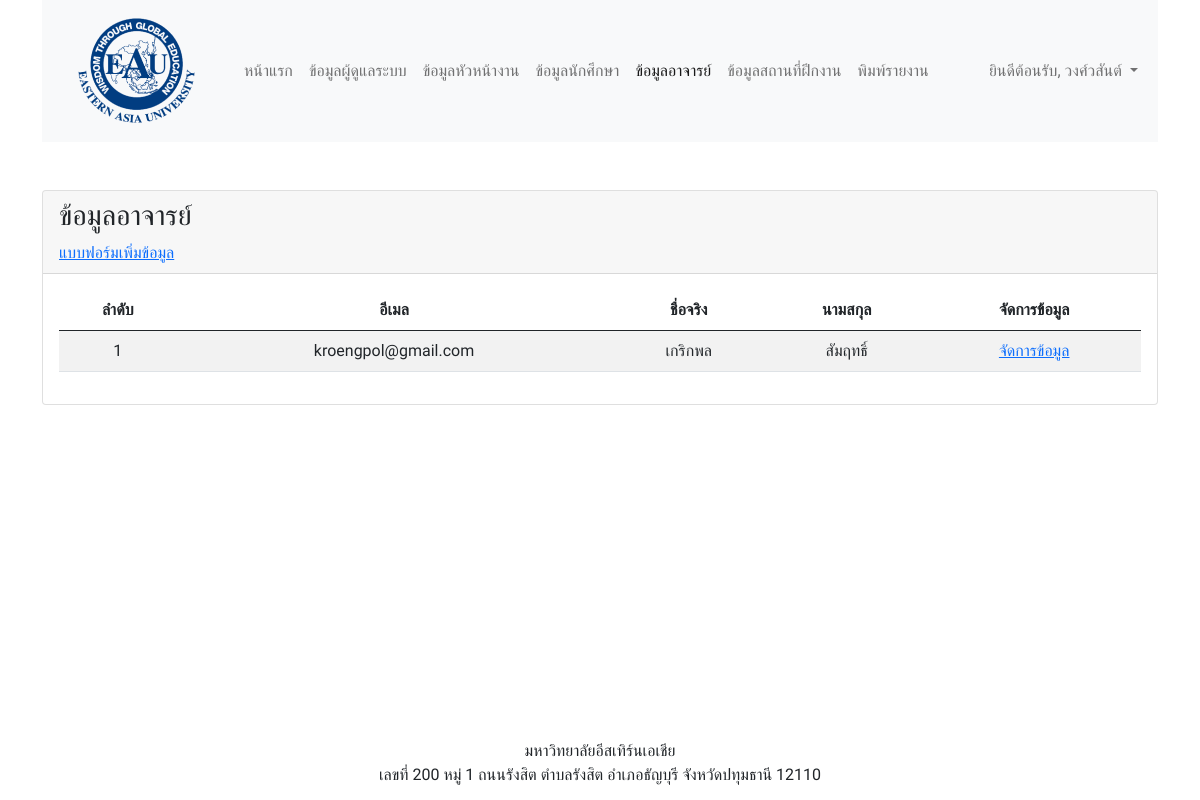
/teacher_table.php (signed in), run on the app's committed database.
### tables this page shows
CREATE TABLE `teachers` (
  `tch_id` int(11) NOT NULL COMMENT 'รหัส',
  `tch_email` varchar(255) NOT NULL COMMENT 'อีเมล',
  `tch_password` varchar(255) NOT NULL COMMENT 'รหัสผ่าน',
  `tch_firstname` varchar(255) NOT NULL COMMENT 'ชื่อจริง',
  `tch_lastname` varchar(255) NOT NULL COMMENT 'นามสกุล',
  `tch_gender` varchar(255) NOT NULL COMMENT 'เพศ',
  `tch_address` text NOT NULL COMMENT 'ที่อยู่',
  `tch_tel` varchar(255) NOT NULL COMMENT 'เบอร์โทร',
  `tch_image` text NOT NULL COMMENT 'รูปประจำตัว',
  `tch_role` varchar(255) NOT NULL DEFAULT 'อาจารย์' COMMENT 'ตำแหน่ง',
  `tch_created` timestamp NOT NULL DEFAULT current_timestamp() COMMENT 'สร้างเมื่อ',
  `tch_updated` timestamp NOT NULL DEFAULT current_timestamp() ON UPDATE current_timestamp() COMMENT 'อัพเดตล่าสุด'
);

### services/connect.php (called while the page is built, shortened)
<?php
$hostname = "localhost";
$username = "root";
$password = "";
$database = "students_eau_internship";
$conn = mysqli_connect($hostname, $username, $password, $database);
if (mysqli_connect_errno()) {
    echo "เชื่อมต่อฐานข้อมูลไม่สำเร็จ: " . mysqli_connect_error();
    exit();
} else {
    if (isset($_SESSION["AUTH_ID"])) {
        $id = $_SESSION["AUTH_ID"];
        $role = $_SESSION["AUTH_ROLE"];
        if ($role == "ผู้ดูแลระบบ") {
            $sql = "SELECT ad_email as email,ad_firstname as firstname,ad_lastname as lastname,ad_image as image FROM admins WHERE ad_id='$id'";
        } else if ($role == "หัวหน้างาน") {
            $sql = "SELECT ovs_email as email,ovs_firstname as firstname,ovs_lastname as lastname,ovs_image as image FROM overseers WHERE ovs_id='$id'";
        } else if ($role == "นักศึกษา") {
            $sql = "SELECT std_email as email,std_firstname as firstname,std_lastname as lastname,std_image as image FROM students WHERE std_id='$id'";
        } else if ($role == "อาจารย์") {
            $sql = "SELECT tch_email as email,tch_firstname as firstname,tch_lastname as lastname,tch_image as image FROM teachers WHERE tch_id='$id'";
        } else {
            echo "<script>
                alert('คุณไม่มีสิทธิ์เข้าใช้งานหน้านี้');
                window.location = 'services/logout.php'
            </script>";
        }
        $query = mysqli_query($conn, $sql);
        $user = mysqli_fetch_object($query);
    }
}

### teacher_table.php (the view, shortened to what this page needs)
<?php
require_once('services/connect.php');
?>
<?php
$sql = "SELECT * FROM teachers ORDER BY tch_created DESC";
$query = mysqli_query($conn, $sql);
?>
<!DOCTYPE html>
<html lang="en">
<head>
    <?php require_once('include/css.php'); ?>
</head>
<body>
    <div class="container">
        <?php require_once('include/menu.php') ?>
        <div class="row mt-5">
            <div class="col-12">
                <div class="card">
                    <div class="card-header">
                        <h3>ข้อมูลอาจารย์</h3>
                        <a href="teacher_add_form.php">แบบฟอร์มเพิ่มข้อมูล</a>
                    </div>
                    <div class="card-body">
                        <div class="table-responsive">
                            <table class="table table-striped text-center">
                                <thead>
                                    <tr>
                                        <th>ลำดับ</th>
                                        <th>อีเมล</th>
                                        <th>ชื่อจริง</th>
                                        <th>นามสกุล</th>
                                        <th>จัดการข้อมูล</th>
                                    </tr>
                                </thead>
                                <tbody>
                                    <?php $no = 1; ?>
                                    <?php foreach ($query as $row) { ?>
                                        <tr>
                                            <td><?= $no++; ?></td>
                                            <td><?= $row['tch_email'] ?></td>
                                            <td><?= $row['tch_firstname'] ?></td>
                                            <td><?= $row['tch_lastname'] ?></td>
                                            <td>
                                                <a href="teacher_edit_form.php?id=<?= $row['tch_id'] ?>">
                                                    จัดการข้อมูล
                                                </a>
                                            </td>
                                        </tr>
                                    <?php } ?>
                                </tbody>
                            </table>
                        </div>
                    </div>
                </div>
            </div>
        </div>
        <?php require_once('include/footer.php'); ?>
    </div>
</body>
</html>

### include/menu.php (shortened to what this page needs)
<?php
$location = basename($_SERVER['PHP_SELF']);
?>
<nav class="navbar navbar-expand-lg navbar-light bg-light">
    <div class="container-fluid">
        <a class="navbar-brand" href="home.php">
            <img src="assets/images/logo.png" alt="logo">
        </a>
        <div class="collapse navbar-collapse" id="navbarContent">
            <ul class="navbar-nav me-auto mb-2 mb-lg-0">
                <li class="nav-item">
                    <a class="nav-link <?= ($location == "home.php") ? "active" : "" ?>" aria-current="page" href="home.php">หน้าแรก</a>
                </li>
                <?php if (isset($_SESSION["AUTH_ID"])) : ?>
                    <?php if ($role == "ผู้ดูแลระบบ") : ?>
                        <li class="nav-item">
                            <a class="nav-link <?= ($location == "admin_table.php") ? "active" : "" ?>" href="admin_table.php">ข้อมูลผู้ดูแลระบบ</a>
                        </li>
                        <li class="nav-item">
                            <a class="nav-link <?= ($location == "overseer_table.php") ? "active" : "" ?>" href="overseer_table.php">ข้อมูลหัวหน้างาน</a>
                        </li>
                        <li class="nav-item">
                            <a class="nav-link <?= ($location == "student_table.php") ? "active" : "" ?>" href="student_table.php">ข้อมูลนักศึกษา</a>
                        </li>
                        <li class="nav-item">
                            <a class="nav-link <?= ($location == "teacher_table.php") ? "active" : "" ?>" href="teacher_table.php">ข้อมูลอาจารย์</a>
                        </li>
                        <li class="nav-item">
                            <a class="nav-link <?= ($location == "internship_place_table.php") ? "active" : "" ?>" href="internship_place_table.php">ข้อมูลสถานที่ฝึกงาน</a>
                        </li>
                        <li class="nav-item">
                            <a class="nav-link <?= ($location == "report.php") ? "active" : "" ?>" href="report.php">พิมพ์รายงาน</a>
                        </li>
                    <?php endif ?>
                <?php endif ?>
            </ul>
            <ul class="navbar-nav">
                <?php if (isset($_SESSION["AUTH_ID"])) : ?>
                    <li class="nav-item dropdown">
                        <a class="nav-link dropdown-toggle" href="#" id="navbarDropdown" role="button" data-bs-toggle="dropdown" aria-expanded="false">
                            ยินดีต้อนรับ, <?= $user->firstname ?>
                        </a>
                    </li>
                <?php else : ?>
                    <li class="nav-item">
                        <a class="nav-link <?= ($location == "login.php") ? "active" : "" ?>" href="login.php">เข้าสู่ระบบ</a>
                    </li>
                <?php endif ?>
            </ul>
        </div>
    </div>
</nav>

### assets/css/style.css (style rules this page uses)
body { font-family: "Prompt", sans-serif; }

### data on the page
teachers: tch_email "kroengpol@gmail.com", tch_firstname "เกริกพล", tch_lastname "สัมฤทธิ์"

### other printed values
$user->firstname "วงศ์วสันต์"
